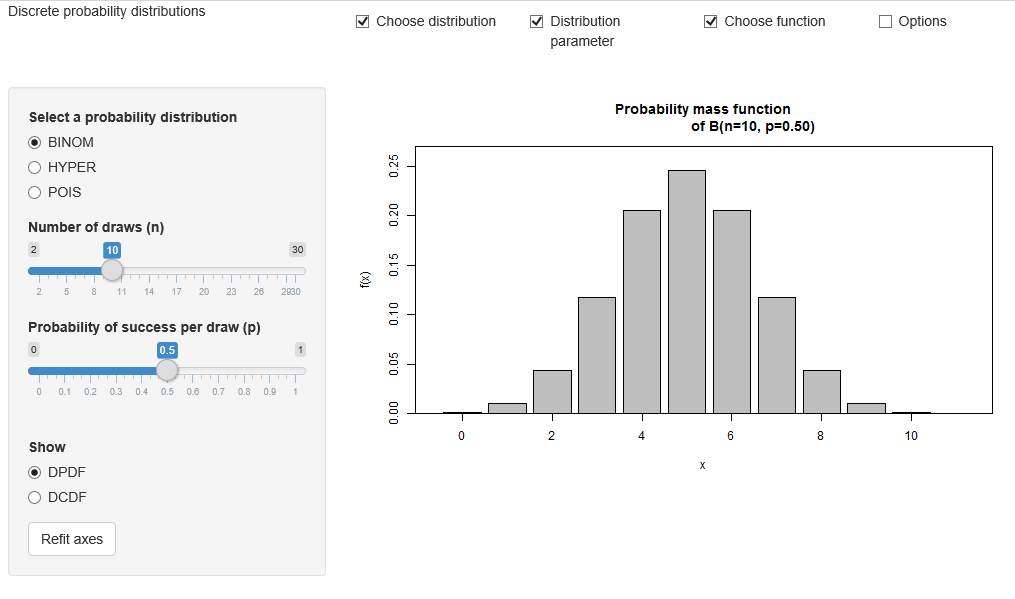

Here is the R script that generated this plot:
# ------------------------------------------------------------------------------
# Book:         MMStat
# ------------------------------------------------------------------------------
# Quantlet:     MMSTATdistribution_binom
# ------------------------------------------------------------------------------
# Description:  It produces an interactive interface to show the histogram of 
#               binomial distribution. In the most basic version only one 
#               histogram of binomial distribution with parameters of n = 10 and
#               p = 0.5 is shown. The user can interactively choose different 
#               number of draws and different probability of success per draw. 
#               User can also choose to show the CDF of the binomial 
#               distribution with a step function. The user can choose the other
#               two distributions, including hyper-geometric distribution and 
#               Poisson distribution.
# ------------------------------------------------------------------------------
# Inputs:       MMSTAThelper_function
#               Options: interactive user choice
# ------------------------------------------------------------------------------
# output:       Interactive shiny application
# ------------------------------------------------------------------------------
# Example:      The given application example shows a histogram of the binomial
#               distribution with number of draws and probability of success per
#               draw chosen from slide-bars. One can see the bins (in gray) to 
#               approximate the PDF of the distribution.  
# ------------------------------------------------------------------------------
# See also:     BCS_Hist1, BCS_Hist2, BCS_Binpdf, BCS_Binompdf, 
#               MMSTATtime_series_1, MMSTATlinreg, MMSTATconfmean, 
#               MMSTATconfi_sigma, MMSTATassociation, MMSTAThelper_function
# ------------------------------------------------------------------------------
# Keywords:     discrete, histogram, plot, poisson, binomial, 
#               data visualization, empirical, estimation, parameter, 
#               parametric, visualization, cdf, interactive, pdf
# ------------------------------------------------------------------------------
# Author:       Yafei Xu
# ------------------------------------------------------------------------------ 


# please use "Esc" key to jump out the run of Shiny app
# clear history and close windows
# rm(list = ls(all = TRUE))
graphics.off()


# please set working directory setwd('C:/...') 

# setwd('~/...')    # linux/mac os
# setwd('/Users/...') # windows
source("MMSTAThelper_function.r")


##############################################################################
############################### SUBROUTINES ##################################
### server ###################################################################
##############################################################################


gv     = list(dist = "mmstat", xlim = NULL, ylim = NULL)
distrd = "BINOM"
radioc = gettext(c("DPDF", "DCDF"), "name")

mmstat.ui.elem("distribution", "radioButtons", 
               label    = gettext("Select a probability distribution"), 
               choices  = gettext(c("BINOM", "HYPER", "POIS"), "name"), 
               selected = distrd)
mmstat.ui.elem("binom.n", "sliderInput", 
               label = gettext("Number of draws (n)"), 
               min   = 2, 
               max   = 30, 
               value = 10, 
               step  = 1)
mmstat.ui.elem("binom.p", "sliderInput", 
               label = gettext("Probability of success per draw (p)"), 
               min   = 0, 
               value = 0.5, 
               step  = 0.01, 
               max   = 1)
mmstat.ui.elem("hyper.N", "sliderInput", 
               label = gettext("Population size (N)"), 
               min   = 20, 
               max   = 50, 
               value = 20, 
               step  = 1)
mmstat.ui.elem("hyper.n", 
               "sliderInput", 
               label = gettext("Number of draws (n)"), 
               min   = 0, 
               max   = 20, 
               value = 8, 
               step  = 1)
mmstat.ui.elem("hyper.M", 
               "sliderInput", 
               label = gettext("Number of success states
                               in the population (M)"), 
               min   = 0, 
               max   = 20, 
               value = 6, 
               step  = 1)
mmstat.ui.elem("pois.lambda", 
               "sliderInput", 
               label = HTML(gettext("Parameter (&lambda;)")), 
               min   = 0, 
               max   = 5, 
               value = 2, 
               step  = 0.1)
mmstat.ui.elem("pdforcdf", 
               "radioButtons", 
               label    = gettext("Show"), 
               choices  = radioc, 
               selected = "DPDF")
mmstat.ui.elem("refit", 
               "actionButton", 
               label = gettext("Refit axes"))
mmstat.ui.elem("cex", "fontSize")

server = shinyServer(function(input, output, session) {    
  output$pdforcdfUI = renderUI({
    mmstat.ui.call("pdforcdf")
  })
  output$refitUI = renderUI({
    mmstat.ui.call("refit")
  })
  output$pois.lambdaUI = renderUI({
    mmstat.ui.call("pois.lambda")
  })
  output$distributionUI = renderUI({
    mmstat.ui.call("distribution")
  })
  output$binom.nUI = renderUI({
    mmstat.ui.call("binom.n")
  })
  output$binom.pUI = renderUI({
    mmstat.ui.call("binom.p")
  })
  output$hyper.nUI = renderUI({
    mmstat.ui.call("hyper.n")
  })
  output$hyper.NUI = renderUI({
    mmstat.ui.call("hyper.N")
  })
  output$hyper.MUI = renderUI({
    mmstat.ui.call("hyper.M")
  })
  output$cexUI = renderUI({
    mmstat.ui.call("cex")
  })
  
  cdf = function(x, height) {
    n = length(x)
    if (n < 1) 
      stop("'x' must have 1 or more non-missing values")
    rval = approxfun(x, height, 
                     method = "constant", 
                     yleft  = 0, 
                     yright = 1, 
                     f      = 0, 
                     ties   = "ordered")
    class(rval) = c("ecdf", "stepfun", class(rval))
    rval
  }
  
  refit = reactive({
    inp = mmstat.getValues(NULL, refit = input$refit)
    gv$dist <<- "mmstat"
  })
  
  getDistribution = reactive({
    inp = mmstat.getValues(NULL, 
                           distribution = input$distribution, 
                           binom.p      = isolate(input$binom.p), 
                           binom.n      = isolate(input$binom.n), 
                           hyper.M      = isolate(input$hyper.M), 
                           hyper.N      = isolate(input$hyper.N), 
                           hyper.n      = isolate(input$hyper.n), 
                           pois.lambda  = isolate(input$pois.lambda))
    refit()
    if (gv$dist != inp$distribution) {
      if ((gv$dist == "BINOM") && (inp$distribution == "HYPER")) {
        # switch from binom to hyper
        updateSliderInput(session, inputId = "hyper.M", 
                          value = round(inp$binom.p * inp$hyper.N))
        updateSliderInput(session, inputId = "hyper.n", value = inp$binom.n)
      }
      if ((gv$dist == "BINOM") && (inp$distribution == "POIS")) {
        # switch from binom to pois
        updateSliderInput(session, inputId = "pois.lambda", 
                          value = round(inp$binom.p * inp$binom.n, digits = 1))
      }
      if ((gv$dist == "HYPER") && (inp$distribution == "BINOM")) {
        # switch from hyper to binom
        updateSliderInput(session, inputId = "binom.p", 
                          value = round(inp$hyper.M/inp$hyper.N, digits = 2))
        updateSliderInput(session, inputId = "binom.n", value = inp$hyper.n)
      }
      if ((gv$dist == "HYPER") && (inp$distribution == "POIS")) {
        # switch from hyper to pois
        updateSliderInput(session, inputId = "pois.lambda", 
                          value = round(inp$hyper.M/inp$hyper.N * 
                                        inp$hyper.n, digits = 1))
      }
      if ((gv$dist == "POIS") && (inp$distribution == "BINOM")) {
        # switch from pois to binom
        updateSliderInput(session, inputId = "binom.p", 
                          value = round(inp$pois.lambda/inp$binom.n, digits = 2))
      }
      if ((gv$dist == "pois") && (inp$distribution == "hyper")) {
        # switch from pois to hyper
        updateSliderInput(session, inputId = "hyper.M", 
                          value = round(inp$pois.lambda * 
                                        inp$hyper.N/inp$hyper.n))
      }
      gv$xlim <<- c(0, 0)
      gv$ylim <<- c(0, 0)
      gv$dist <<- inp$distribution
    }
    gv$dist
  })
  
  output$distPlot = renderPlot({
    inp = mmstat.getValues(NULL, 
                           binom.p      = input$binom.p, 
                           binom.n      = input$binom.n, 
                           cex          = input$cex, 
                           distribution = input$distribution, 
                           hyper.M      = input$hyper.M, 
                           hyper.N      = input$hyper.N, 
                           hyper.n      = input$hyper.n, 
                           pdforcdf     = input$pdforcdf, 
                           pois.lambda  = input$pois.lambda)
    getDistribution()
    switch(inp$distribution, BINOM = {
      gv$xlim <<- mmstat.merge(gv$xlim, c(0, inp$binom.n + 1))
      x = 0:gv$xlim[2]
      if (inp$pdforcdf == "DPDF") {
        height = dbinom(x, inp$binom.n, inp$binom.p)
        gv$ylim <<- mmstat.merge(gv$ylim, c(0, height))
        mp = barplot(height, 
                     xlim     = 1.3 * gv$xlim, 
                     ylim     = 1.1 * gv$ylim, 
                     ylab     = "f(x)", 
                     xlab     = "x", 
                     main     = sprintf(gettext("Probability mass function
                                                of B(n=%.0f, p=%.2f)"), 
                                        inp$binom.n, inp$binom.p), 
                     cex.axis = inp$cex, 
                     cex.lab  = inp$cex, 
                     cex.main = 1.2 * inp$cex, 
                     cex.sub  = inp$cex)
        mmstat.baraxis(1, x, mp, sprintf("%.f", x), cex.axis = inp$cex)
      } else {
        gv$ylim <<- mmstat.merge(gv$ylim, c(0, 1))
        height = pbinom(x, inp$binom.n, inp$binom.p)
        plot(cdf(x, height), 
             xlim     = gv$xlim, 
             ylim     = gv$ylim, 
             ylab     = "F(x)", 
             xlab     = "x", 
             main     = sprintf(gettext("Cumulative distribution 
                                        function of B(n=%.0f, p=%.2f)"), 
                                inp$binom.n, inp$binom.p), 
             cex.axis = inp$cex, 
             cex.lab  = inp$cex, 
             cex.main = 1.2 * inp$cex, 
             cex.sub  = inp$cex)
      }
    }, HYPER = {
      gv$xlim <<- mmstat.merge(gv$xlim, c(0, inp$hyper.N + 1))
      x = 0:gv$xlim[2]
      if (inp$pdforcdf == "DPDF") {
        height = dhyper(x, inp$hyper.M, inp$hyper.N - inp$hyper.M, inp$hyper.n)
        gv$ylim <<- mmstat.merge(gv$ylim, c(0, height))
        mp = barplot(height, 
                     xlim     = 1.3 * gv$xlim, 
                     ylim     = 1.1 * gv$ylim, 
                     ylab     = "f(x)", 
                     xlab     = "x", 
                     main     = sprintf(gettext("Probability mass function 
                                                of H(N=%.0f, M=%.0f, n=%.0f)"), 
                                        inp$hyper.N, inp$hyper.M, inp$hyper.n), 
                     cex.axis = inp$cex, 
                     cex.lab  = inp$cex, 
                     cex.main = 1.2 * inp$cex, 
                     cex.sub  = inp$cex)
        mmstat.baraxis(1, gv$xlim, mp, sprintf("%.f", 0:gv$xlim[2]), 
                       cex.axis = inp$cex)
      } else {
        gv$ylim <<- mmstat.merge(gv$ylim, c(0, 1))
        height = phyper(x, inp$hyper.M, inp$hyper.N - inp$hyper.M, inp$hyper.n)
        plot(cdf(x, height), 
             xlim     = gv$xlim, 
             ylim     = gv$ylim, 
             ylab     = "F(x)", 
             xlab     = "x", 
             main     = sprintf(gettext("Cumulative distribution function
                                        of H(N=%.0f, M=%.0f, n=%.0f)"), 
                                inp$hyper.N, inp$hyper.M, inp$hyper.n), 
             cex.axis = inp$cex, 
             cex.lab  = inp$cex, 
             cex.main = 1.2 * inp$cex, 
             cex.sub  = inp$cex)
      }
    }, POIS = {
      gv$xlim <<- mmstat.merge(gv$xlim, c(0, round(qpois(0.999, inp$pois.lambda))))
      x = 0:gv$xlim[2]
      if (inp$pdforcdf == "DPDF") {
        height = dpois(x, inp$pois.lambda)
        gv$ylim <<- mmstat.merge(gv$ylim, c(0, height))
        mp = barplot(height, 
                     xlim     = 1.3 * gv$xlim, 
                     ylim     = 1.1 * gv$ylim, 
                     ylab     = "f(x)", 
                     xlab     = "x", 
                     main     = mmstat.math(sprintf(gettext("Probability mass 
                                                            function of 
                                                            PO(&lambda;=%0.1f)"), 
                                            inp$pois.lambda)), 
                     cex.axis = inp$cex, 
                     cex.lab  = inp$cex, 
                     cex.main = 1.2 * inp$cex, 
                     cex.sub  = inp$cex)
        mmstat.baraxis(1, gv$xlim, mp, sprintf("%.f", 0:gv$xlim[2]),
                       cex.axis = inp$cex)
      } else {
        gv$ylim <<- mmstat.merge(gv$ylim, c(0, 1))
        height = ppois(x, inp$pois.lambda)
        plot(cdf(x, height), 
             xlim     = gv$xlim, 
             ylim     = gv$ylim, 
             ylab     = "F(x)", 
             xlab     = "x", 
             main     = mmstat.math(sprintf(gettext("Cumulative distribution 
                                                    function of 
                                                    PO(&lambda;=%0.1f)"), 
                                    inp$pois.lambda)), 
             cex.axis = inp$cex, 
             cex.lab  = inp$cex, 
             cex.main = 1.2 * inp$cex, 
             cex.sub  = inp$cex)
      }
    })
    box()
  })
  
  output$logText = renderText({
    # mmstat.getLog(session)
  })
})


##############################################################################
############################### SUBROUTINES ##################################
### ui #######################################################################
##############################################################################

ui = shinyUI(fluidPage(   
    
  div(class="navbar navbar-static-top",
    div(class = "navbar-inner", 
        fluidRow(column(4, div(class = "brand pull-left", 
                               gettext("Discrete probability
                                       distributions"))),
                 column(2, checkboxInput("showdist", 
                                         gettext("Choose distribution"), 
                                         TRUE)),
                 column(2, checkboxInput("showparameter", 
                                         gettext("Distribution parameter"), 
                                         TRUE)),
                 column(2, checkboxInput("showfunction", 
                                         gettext("Choose function"), 
                                         TRUE)),
                 column(2, checkboxInput("showoptions", 
                                         gettext("Options"), 
                                         FALSE))))),  
    sidebarLayout(
      sidebarPanel(
        conditionalPanel(
          condition = 'input.showdist',
          uiOutput("distributionUI")
          ),
        conditionalPanel(
          condition = "input.distribution == 'BINOM'",
          conditionalPanel(
            condition = 'input.showparameter',
            uiOutput("binom.nUI"),
            uiOutput("binom.pUI")
            )
          ),
        conditionalPanel(
          condition = "input.distribution == 'HYPER'",
          conditionalPanel(
            condition = 'input.showparameter',
            uiOutput("hyper.NUI"),
            uiOutput("hyper.MUI"),
            uiOutput("hyper.nUI")
            )
          ),
        conditionalPanel(
          condition = "input.distribution == 'POIS'",
          conditionalPanel(
            condition = 'input.showparameter',
            uiOutput("pois.lambdaUI")
            )
          ),
        conditionalPanel(
          condition = 'input.showfunction',
          br(),
          uiOutput("pdforcdfUI"),
          uiOutput("refitUI")
          ),
        conditionalPanel(
          condition = 'input.showoptions',
          hr(),
          uiOutput("cexUI")
          )       
        ),
 
        mainPanel(plotOutput("distPlot"))
      ),

      htmlOutput("logText")
  ))
  
##############################################################################
############################### SUBROUTINES ##################################
### shinyApp #################################################################
##############################################################################

shinyApp(ui = ui, server = server)

#
